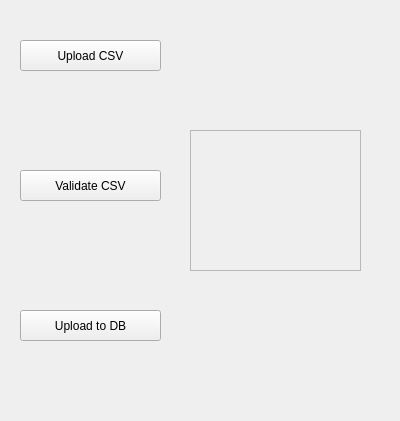
<?xml version="1.0" encoding="UTF-8"?>
<ui version="4.0">
 <class>UserCsvWidget</class>
 <widget class="QWidget" name="UserCsvWidget">
  <property name="geometry">
   <rect>
    <x>0</x>
    <y>0</y>
    <width>400</width>
    <height>421</height>
   </rect>
  </property>
  <property name="windowTitle">
   <string>Form</string>
  </property>
  <widget class="QPushButton" name="uploadUserCsv">
   <property name="geometry">
    <rect>
     <x>20</x>
     <y>40</y>
     <width>141</width>
     <height>31</height>
    </rect>
   </property>
   <property name="text">
    <string>Upload CSV</string>
   </property>
  </widget>
  <widget class="QLabel" name="userCsvStatus">
   <property name="geometry">
    <rect>
     <x>190</x>
     <y>90</y>
     <width>171</width>
     <height>31</height>
    </rect>
   </property>
   <property name="text">
    <string/>
   </property>
   <property name="alignment">
    <set>Qt::AlignCenter</set>
   </property>
   <property name="wordWrap">
    <bool>true</bool>
   </property>
  </widget>
  <widget class="QPushButton" name="validateUserCsv">
   <property name="geometry">
    <rect>
     <x>20</x>
     <y>170</y>
     <width>141</width>
     <height>31</height>
    </rect>
   </property>
   <property name="text">
    <string>Validate CSV</string>
   </property>
  </widget>
  <widget class="QPushButton" name="uploadToDB">
   <property name="geometry">
    <rect>
     <x>20</x>
     <y>310</y>
     <width>141</width>
     <height>31</height>
    </rect>
   </property>
   <property name="text">
    <string>Upload to DB</string>
   </property>
  </widget>
  <widget class="QLabel" name="uploadToDBStatus">
   <property name="geometry">
    <rect>
     <x>220</x>
     <y>270</y>
     <width>111</width>
     <height>91</height>
    </rect>
   </property>
   <property name="text">
    <string/>
   </property>
   <property name="alignment">
    <set>Qt::AlignCenter</set>
   </property>
   <property name="wordWrap">
    <bool>true</bool>
   </property>
  </widget>
  <widget class="QFrame" name="validateCsvFrame">
   <property name="geometry">
    <rect>
     <x>190</x>
     <y>130</y>
     <width>171</width>
     <height>141</height>
    </rect>
   </property>
   <property name="frameShape">
    <enum>QFrame::StyledPanel</enum>
   </property>
   <property name="frameShadow">
    <enum>QFrame::Raised</enum>
   </property>
   <widget class="QLabel" name="validateCsvStatusTitle">
    <property name="geometry">
     <rect>
      <x>10</x>
      <y>10</y>
      <width>111</width>
      <height>31</height>
     </rect>
    </property>
    <property name="text">
     <string/>
    </property>
    <property name="alignment">
     <set>Qt::AlignCenter</set>
    </property>
    <property name="wordWrap">
     <bool>true</bool>
    </property>
   </widget>
   <widget class="QLabel" name="validateCsvStatus">
    <property name="geometry">
     <rect>
      <x>10</x>
      <y>40</y>
      <width>111</width>
      <height>91</height>
     </rect>
    </property>
    <property name="text">
     <string/>
    </property>
    <property name="alignment">
     <set>Qt::AlignCenter</set>
    </property>
    <property name="wordWrap">
     <bool>true</bool>
    </property>
   </widget>
  </widget>
  <widget class="QLabel" name="userCsvStatusInfo">
   <property name="geometry">
    <rect>
     <x>190</x>
     <y>20</y>
     <width>161</width>
     <height>61</height>
    </rect>
   </property>
   <property name="text">
    <string/>
   </property>
   <property name="alignment">
    <set>Qt::AlignCenter</set>
   </property>
   <property name="wordWrap">
    <bool>true</bool>
   </property>
  </widget>
 </widget>
 <resources/>
 <connections/>
</ui>
